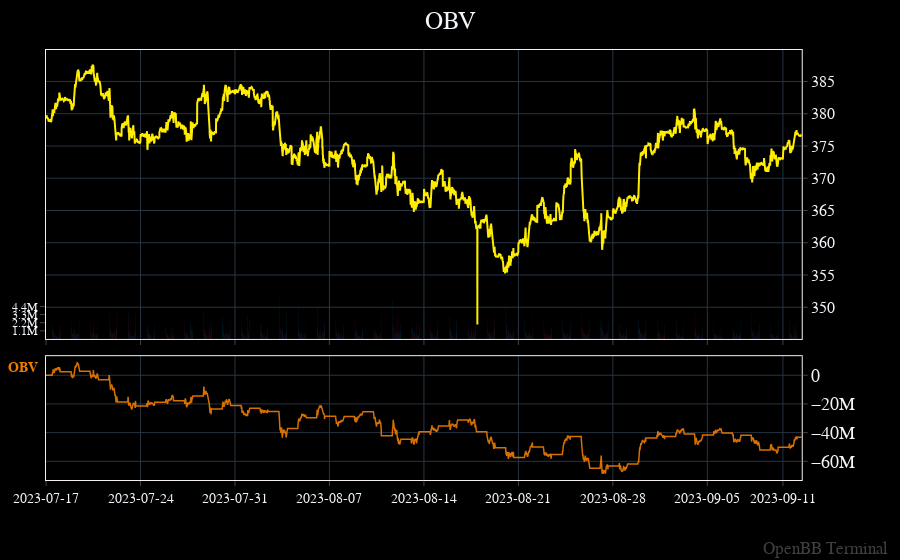

Write notebook code for a chart like this one.
### Code cell
openbb.ta.obv_chart(data= openbb.stocks.load('QQQ', start_date = '2022-11-18', interval = 5, prepost = True))

### Figure 1 — Plotly figure (JSON) as saved in the notebook; plotly's stock layout.template omitted (floating-point values rounded to 4 significant figures; data arrays with more than 128 entries replaced by an {"elided": "..."} marker saying what was removed)
{"data": [{"connectgaps": true, "hovertemplate": "%{y}", "name": " OBV Close", "type": "scatter", "x": {"elided": "7555 str values"}, "xaxis": "x", "y": {"elided": "7555 float values"}, "yaxis": "y"}, {"marker": {"color": {"elided": "7555 str values"}, "line": {"width": 0.15}}, "name": "Volume", "opacity": 0.7, "type": "bar", "x": {"elided": "7555 str values"}, "xaxis": "x", "xhoverformat": "%I:%M%p %Y-%m-%d", "y": {"elided": "7555 int values"}, "yaxis": "y2"}, {"connectgaps": true, "hovertemplate": "%{y}", "line": {"color": "#ef7d00", "width": 1.5}, "mode": "lines", "name": "OBV", "opacity": 0.9, "type": "scatter", "x": {"elided": "7555 str values"}, "xaxis": "x2", "xhoverformat": "%I:%M%p %Y-%m-%d", "y": {"elided": "7555 int values"}, "yaxis": "y3"}], "layout": {"annotations": [{"font": {"color": "#ef7d00", "size": 14}, "text": "<b>OBV</b>", "x": 0, "xanchor": "right", "xref": "x2 domain", "xshift": -6, "y": 0.98, "yref": "y3 domain"}, {"font": {"color": "gray", "size": 17}, "opacity": 0.5, "showarrow": false, "text": "OpenBB Terminal", "x": 1, "xanchor": "right", "xref": "paper", "xshift": 40, "y": 0, "yanchor": "bottom", "yref": "paper", "yshift": -80}], "bargap": 0, "bargroupgap": 0, "barmode": "overlay", "legend": {"orientation": "v"}, "margin": {"b": 80, "l": 40, "r": 50, "t": 50}, "showlegend": false, "title": {"text": " OBV", "x": 0.5, "xanchor": "center", "y": 0.98, "yanchor": "top"}, "xaxis": {"anchor": "y", "domain": [0, 0.94], "matches": "x4", "rangebreaks": [{"bounds": ["2023-09-08T20:00:00", "2023-09-11T04:00:00"]}, {"bounds": ["2023-09-07T20:00:00", "2023-09-08T04:00:00"]}, {"bounds": ["2023-09-06T20:00:00", "2023-09-07T04:00:00"]}, {"bounds": ["2023-09-05T20:00:00", "2023-09-06T04:00:00"]}, {"bounds": ["2023-09-01T20:00:00", "2023-09-05T04:00:00"]}, {"bounds": ["2023-08-31T20:00:00", "2023-09-01T04:00:00"]}, {"bounds": ["2023-08-30T20:00:00", "2023-08-31T04:00:00"]}, {"bounds": ["2023-08-29T20:00:00", "2023-08-30T04:00:00"]}, {"bounds": ["2023-08-28T20:00:00", "2023-08-29T04:00:00"]}, {"bounds": ["2023-08-25T20:00:00", "2023-08-28T04:00:00"]}, {"bounds": ["2023-08-24T20:00:00", "2023-08-25T04:00:00"]}, {"bounds": ["2023-08-23T20:00:00", "2023-08-24T04:00:00"]}, {"bounds": ["2023-08-22T20:00:00", "2023-08-23T04:00:00"]}, {"bounds": ["2023-08-21T20:00:00", "2023-08-22T04:00:00"]}, {"bounds": ["2023-08-18T20:00:00", "2023-08-21T04:00:00"]}, {"bounds": ["2023-08-17T20:00:00", "2023-08-18T04:00:00"]}, {"bounds": ["2023-08-16T20:00:00", "2023-08-17T04:00:00"]}, {"bounds": ["2023-08-15T20:00:00", "2023-08-16T04:00:00"]}, {"bounds": ["2023-08-14T20:00:00", "2023-08-15T04:00:00"]}, {"bounds": ["2023-08-11T20:00:00", "2023-08-14T04:00:00"]}, {"bounds": ["2023-08-10T20:00:00", "2023-08-11T04:00:00"]}, {"bounds": ["2023-08-09T20:00:00", "2023-08-10T04:00:00"]}, {"bounds": ["2023-08-08T20:00:00", "2023-08-09T04:00:00"]}, {"bounds": ["2023-08-07T20:00:00", "2023-08-08T04:00:00"]}, {"bounds": ["2023-08-04T20:00:00", "2023-08-07T04:00:00"]}, {"bounds": ["2023-08-03T20:00:00", "2023-08-04T04:00:00"]}, {"bounds": ["2023-08-02T20:00:00", "2023-08-03T04:00:00"]}, {"bounds": ["2023-08-01T20:00:00", "2023-08-02T04:00:00"]}, {"bounds": ["2023-07-31T20:00:00", "2023-08-01T04:00:00"]}, {"bounds": ["2023-07-28T20:00:00", "2023-07-31T04:00:00"]}, {"bounds": ["2023-07-27T20:00:00", "2023-07-28T04:00:00"]}, {"bounds": ["2023-07-26T20:00:00", "2023-07-27T04:00:00"]}, {"bounds": ["2023-07-25T20:00:00", "2023-07-26T04:00:00"]}, {"bounds": ["2023-07-24T20:00:00", "2023-07-25T04:00:00"]}, {"bounds": ["2023-07-21T20:00:00", "2023-07-24T04:00:00"]}, {"bounds": ["2023-07-20T20:00:00", "2023-07-21T04:00:00"]}, {"bounds": ["2023-07-19T20:00:00", "2023-07-20T04:00:00"]}, {"bounds": ["2023-07-18T20:00:00", "2023-07-19T04:00:00"]}, {"bounds": ["2023-07-17T20:00:00", "2023-07-18T04:00:00"]}, {"values": ["2023-08-12T00:00:00", "2023-09-09T00:00:00", "2023-07-29T00:00:00", "2023-08-26T00:00:00", "2023-09-02T00:00:00", "2023-08-20T00:00:00", "2023-08-05T00:00:00", "2023-08-13T00:00:00", "2023-07-23T00:00:00", "2023-07-30T00:00:00", "2023-07-22T00:00:00", "2023-08-27T00:00:00", "2023-09-04T00:00:00", "2023-08-06T00:00:00", "2023-09-03T00:00:00", "2023-08-19T00:00:00", "2023-09-10T00:00:00"]}], "showticklabels": false, "tick0": 0.5, "tickformatstops": [{"dtickrange": [null, 86400000], "value": "%I:%M%p\n%b,%d"}, {"dtickrange": [86400000, 604800000], "value": "%Y-%m-%d"}, {"dtickrange": [604800000, "M1"], "value": "%Y-%m-%d"}, {"dtickrange": ["M1", null], "value": "%Y-%m-%d"}], "type": "date"}, "xaxis2": {"anchor": "y3", "domain": [0, 0.94], "matches": "x4", "rangebreaks": [{"bounds": ["2023-09-08T20:00:00", "2023-09-11T04:00:00"]}, {"bounds": ["2023-09-07T20:00:00", "2023-09-08T04:00:00"]}, {"bounds": ["2023-09-06T20:00:00", "2023-09-07T04:00:00"]}, {"bounds": ["2023-09-05T20:00:00", "2023-09-06T04:00:00"]}, {"bounds": ["2023-09-01T20:00:00", "2023-09-05T04:00:00"]}, {"bounds": ["2023-08-31T20:00:00", "2023-09-01T04:00:00"]}, {"bounds": ["2023-08-30T20:00:00", "2023-08-31T04:00:00"]}, {"bounds": ["2023-08-29T20:00:00", "2023-08-30T04:00:00"]}, {"bounds": ["2023-08-28T20:00:00", "2023-08-29T04:00:00"]}, {"bounds": ["2023-08-25T20:00:00", "2023-08-28T04:00:00"]}, {"bounds": ["2023-08-24T20:00:00", "2023-08-25T04:00:00"]}, {"bounds": ["2023-08-23T20:00:00", "2023-08-24T04:00:00"]}, {"bounds": ["2023-08-22T20:00:00", "2023-08-23T04:00:00"]}, {"bounds": ["2023-08-21T20:00:00", "2023-08-22T04:00:00"]}, {"bounds": ["2023-08-18T20:00:00", "2023-08-21T04:00:00"]}, {"bounds": ["2023-08-17T20:00:00", "2023-08-18T04:00:00"]}, {"bounds": ["2023-08-16T20:00:00", "2023-08-17T04:00:00"]}, {"bounds": ["2023-08-15T20:00:00", "2023-08-16T04:00:00"]}, {"bounds": ["2023-08-14T20:00:00", "2023-08-15T04:00:00"]}, {"bounds": ["2023-08-11T20:00:00", "2023-08-14T04:00:00"]}, {"bounds": ["2023-08-10T20:00:00", "2023-08-11T04:00:00"]}, {"bounds": ["2023-08-09T20:00:00", "2023-08-10T04:00:00"]}, {"bounds": ["2023-08-08T20:00:00", "2023-08-09T04:00:00"]}, {"bounds": ["2023-08-07T20:00:00", "2023-08-08T04:00:00"]}, {"bounds": ["2023-08-04T20:00:00", "2023-08-07T04:00:00"]}, {"bounds": ["2023-08-03T20:00:00", "2023-08-04T04:00:00"]}, {"bounds": ["2023-08-02T20:00:00", "2023-08-03T04:00:00"]}, {"bounds": ["2023-08-01T20:00:00", "2023-08-02T04:00:00"]}, {"bounds": ["2023-07-31T20:00:00", "2023-08-01T04:00:00"]}, {"bounds": ["2023-07-28T20:00:00", "2023-07-31T04:00:00"]}, {"bounds": ["2023-07-27T20:00:00", "2023-07-28T04:00:00"]}, {"bounds": ["2023-07-26T20:00:00", "2023-07-27T04:00:00"]}, {"bounds": ["2023-07-25T20:00:00", "2023-07-26T04:00:00"]}, {"bounds": ["2023-07-24T20:00:00", "2023-07-25T04:00:00"]}, {"bounds": ["2023-07-21T20:00:00", "2023-07-24T04:00:00"]}, {"bounds": ["2023-07-20T20:00:00", "2023-07-21T04:00:00"]}, {"bounds": ["2023-07-19T20:00:00", "2023-07-20T04:00:00"]}, {"bounds": ["2023-07-18T20:00:00", "2023-07-19T04:00:00"]}, {"bounds": ["2023-07-17T20:00:00", "2023-07-18T04:00:00"]}, {"values": ["2023-08-12T00:00:00", "2023-09-09T00:00:00", "2023-07-29T00:00:00", "2023-08-26T00:00:00", "2023-09-02T00:00:00", "2023-08-20T00:00:00", "2023-08-05T00:00:00", "2023-08-13T00:00:00", "2023-07-23T00:00:00", "2023-07-30T00:00:00", "2023-07-22T00:00:00", "2023-08-27T00:00:00", "2023-09-04T00:00:00", "2023-08-06T00:00:00", "2023-09-03T00:00:00", "2023-08-19T00:00:00", "2023-09-10T00:00:00"]}], "showticklabels": true, "tick0": 0.5, "tickformatstops": [{"dtickrange": [null, 86400000], "value": "%I:%M%p\n%b,%d"}, {"dtickrange": [86400000, 604800000], "value": "%Y-%m-%d"}, {"dtickrange": [604800000, "M1"], "value": "%Y-%m-%d"}, {"dtickrange": ["M1", null], "value": "%Y-%m-%d"}], "type": "date"}, "yaxis": {"anchor": "x", "automargin": true, "autorange": true, "domain": [0.328, 1.0], "fixedrange": false, "layer": "above traces", "nticks": 10, "side": "right", "tickfont": {"size": 16}}, "yaxis2": {"anchor": "x", "fixedrange": true, "nticks": 10, "overlaying": "y", "range": [0, 39097975], "showgrid": false, "showline": false, "side": "left", "tickfont": {"size": 12}, "tickvals": [1100000, 2200000, 3300000, 4400000], "zeroline": false}, "yaxis3": {"anchor": "x2", "autorange": true, "domain": [0, 0.288], "nticks": 5}}}
